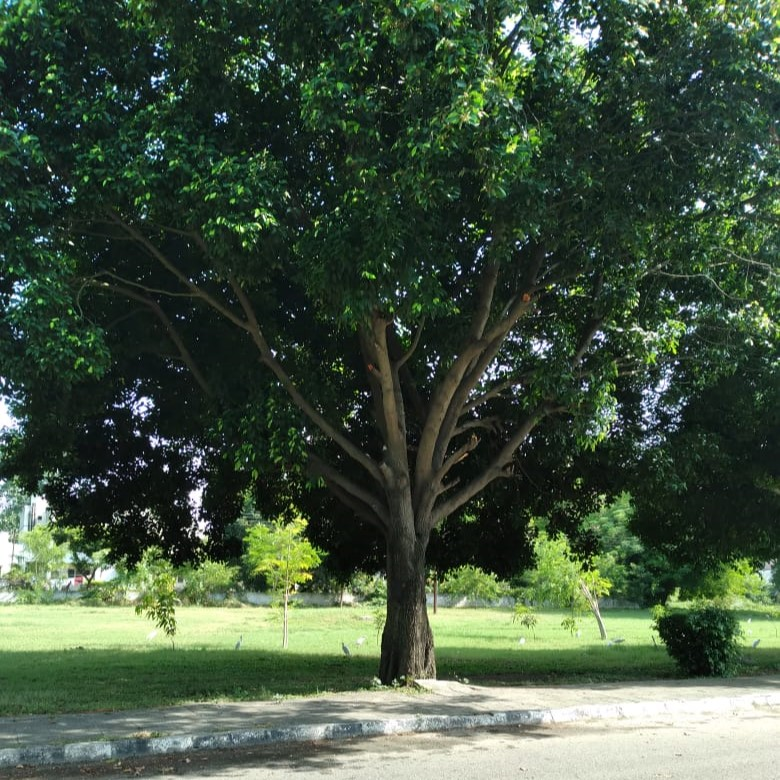
#> input picture Images/tree.jpg, 780 x 780 px, found by its file name
$ python imgtobin.py
#> lines starting #> are read from the running program, lines starting #| are printed output that depends on the picture
from PIL import Image

object = Image.open("tree.jpg")
#> object is the input picture: PIL image 780x780 RGB; mean R, G, B 66.6, 83.9, 63.6
object = object.convert("L")
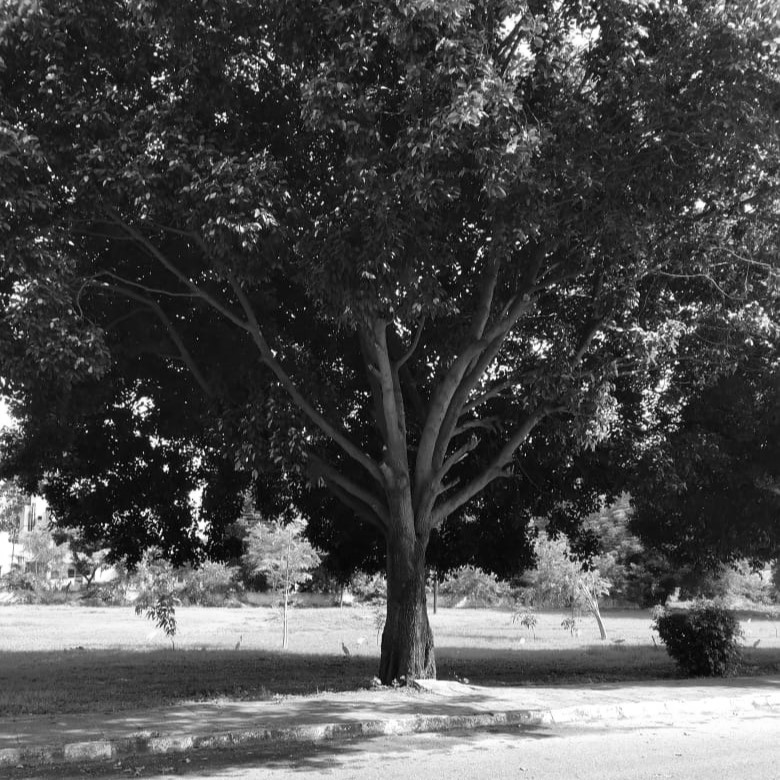
#> object: PIL image 780x780 L; min 0, max 255, mean 76.4
object = object.resize((200, 200))
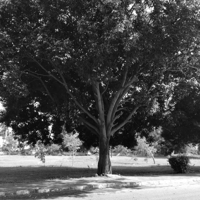
#> object: PIL image 200x200 L; min 7, max 255, mean 76.4
object.save('resized.png')
image = list(object.getdata())
#> image = 40000 items

encrypt=[]
for j in range(len(image)):
    encrypt.append(hex(image[j])[2:])
#> after the loop, encrypt = 40000 items

with open("raw_plaintext.txt", "w") as a:
    for i in range(len(encrypt)):
        a.write(str(encrypt[i])+"\n")
fileobj=open("raw_plaintext.txt","r")
required=open("plaintext.txt","w")
lines=[]
for line in fileobj:
    lines.append(line.strip())
count=8
print(len(lines))
love=0
print(lines[35570])
for x in lines:
    if(len(x)==1):
     x="0"+x
    if(count==0):
     count=8
     required.write('\n')
     required.write(x)
     count=count-1
    else:
     required.write(x)
     count=count-1
